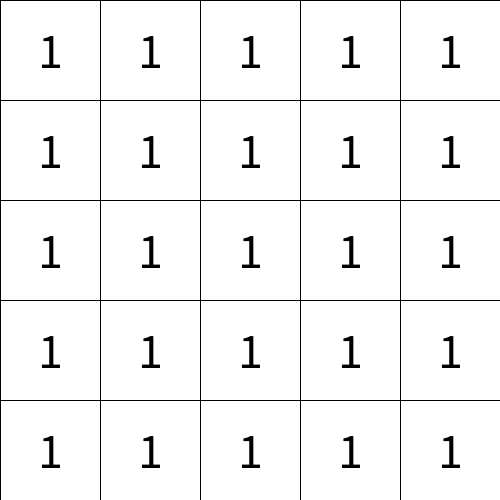
Frame 1 (no input)
Frame 60 (the mouse pressed at the canvas centre just before this capture): identical to frame 1, image omitted
Frame 120 (the mouse held since frame 60 and released just before this capture): identical to frame 1, image omitted

The Processing sketch that drew this single still picture (run headless with seeded random() and noise(); from frame 60 on, the mouse is pressed at the canvas centre):

// Processing sketch: week06_2_schulte_table02_line_fill_textSize_text_for
// ── week06_2_schulte_table02_line_fill_textSize_text_for.pde
//week06_2_schulte_table02_line_fill_textSize_text_for
void setup(){
  size(500,500);
  textSize(50);
  textAlign(CENTER,CENTER);
}
void draw(){
  for(int i=0; i<5; i++){
    for(int j=0; j<5; j++){
      fill(255); rect(j*100, i*100, 100, 100);
      fill(0); text("1",50+j*100, 50+i*100);
    }
  }
}
